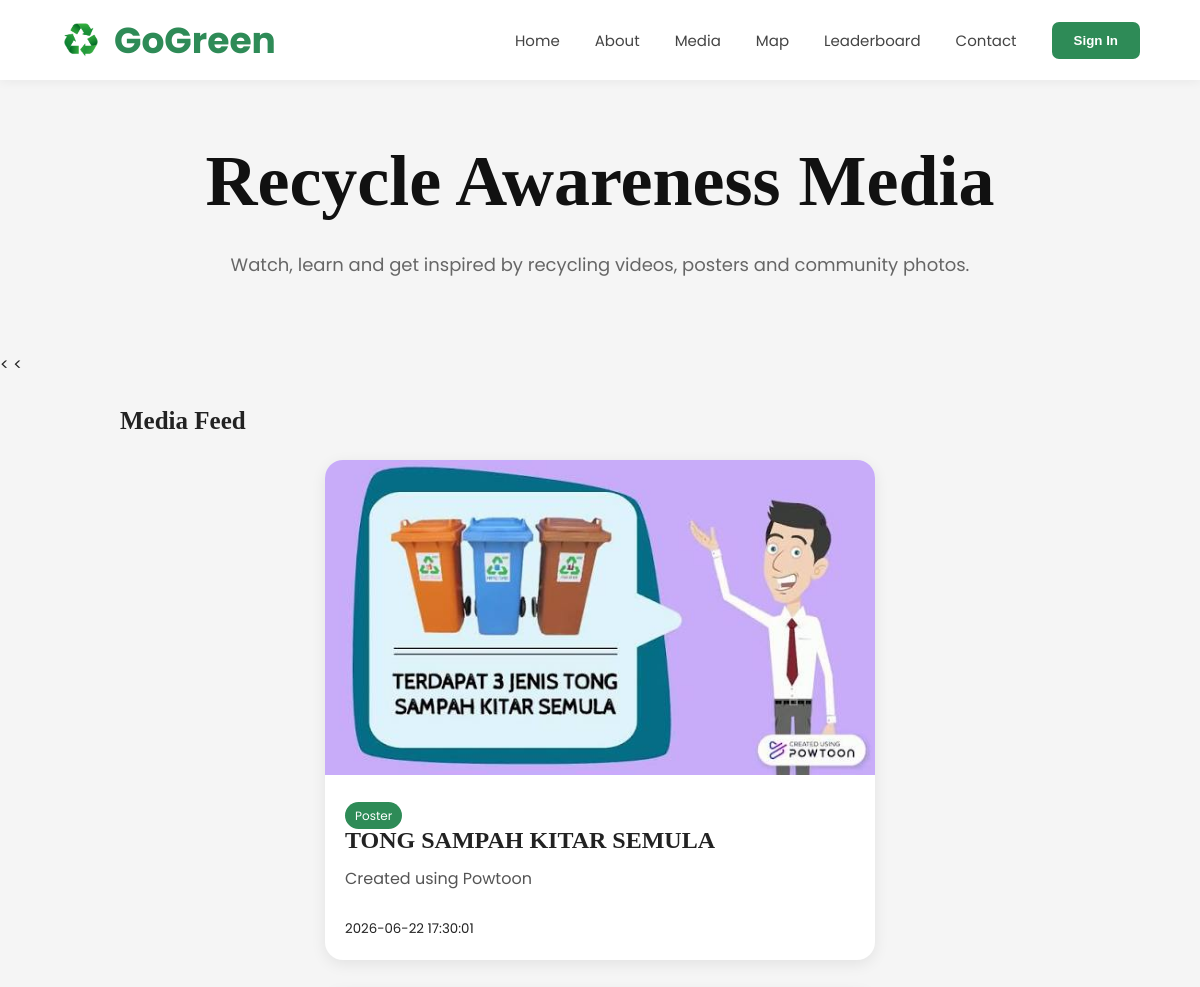
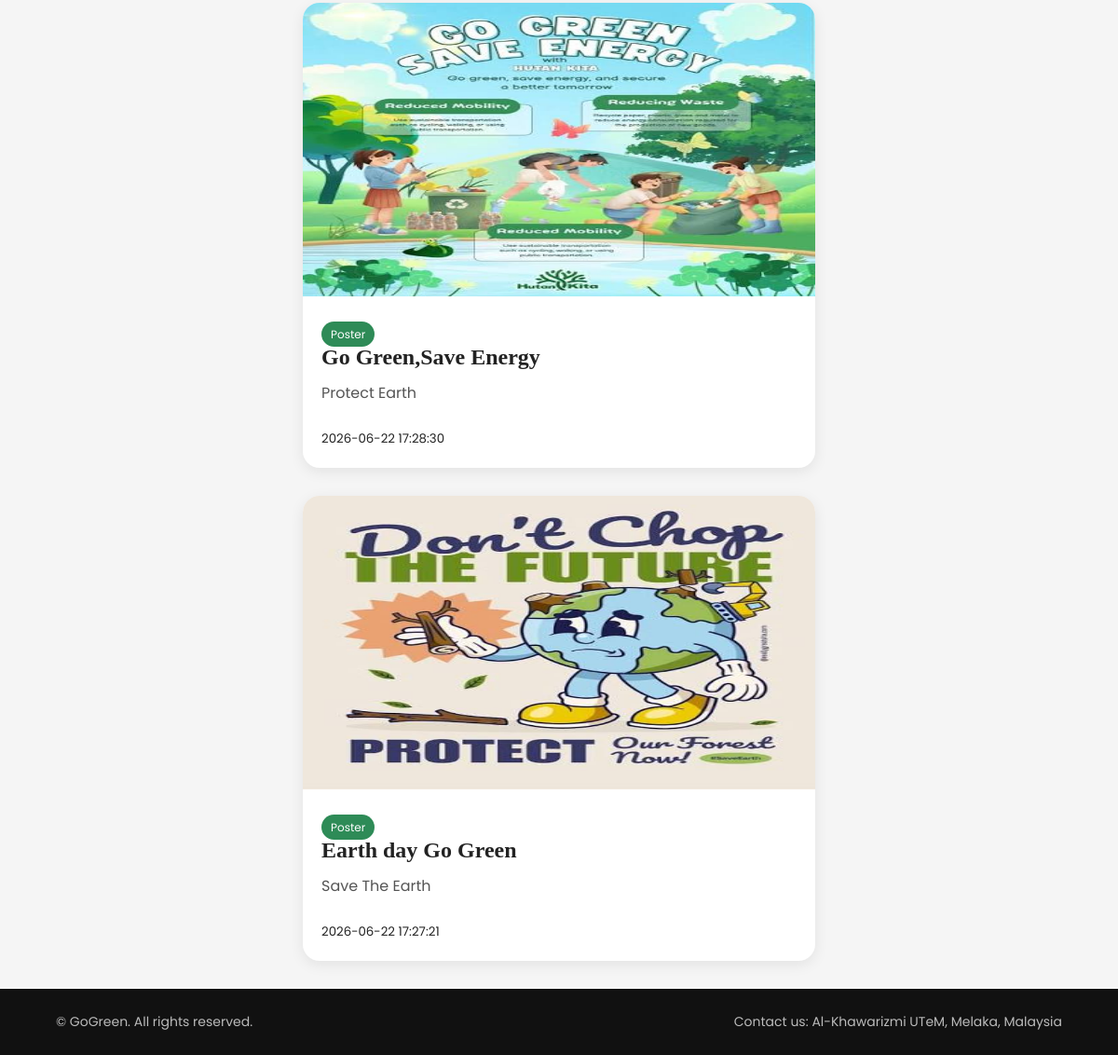
The page /Public/media.php on the database its author committed (2 pictures, top to bottom).
### tables this page shows
CREATE TABLE `media_posts` (
  `id` int(11) NOT NULL,
  `title` varchar(150) NOT NULL,
  `content` text DEFAULT NULL,
  `image` varchar(255) DEFAULT NULL,
  `created_by` int(11) DEFAULT NULL,
  `created_at` timestamp NOT NULL DEFAULT current_timestamp(),
  `media_type` enum('Poster','Video','Ad') DEFAULT 'Poster',
  `audience` enum('Everyone','Users','Workers') DEFAULT 'Everyone',
  `youtube_link` varchar(500) DEFAULT NULL
);

### Public/media.php (the view, shortened to what this page needs)
<?php
include "../config/database.php";
$result = mysqli_query(
    $conn,
    "SELECT *
    FROM media_posts
    WHERE audience IN ('Everyone','Users')
    ORDER BY created_at DESC"
);
?>
<!DOCTYPE html>
<html lang="en">
<head>
    <link rel="stylesheet" href="assets/css/media.css">
</head>
<body>
    <header>
        <div class="logo">
        <img src="image/recycle_imag.png" alt="GoGreen Logo">
            GoGreen
        </div>
        <nav id="navMenu">
            <a href="index.php">Home</a>
            <a href="about.php">About</a>
            <a href="media.php">Media</a>
            <a href="map.php">Map</a>
            <a href="leaderboard.php">Leaderboard</a>
            <a href="contactus.php">Contact</a>
            <button class="sign-btn" onclick="window.location.href='login.php'">
                Sign In
            </button>
        </nav>
    </header>
    <section class="hero">
        <div class="hero-content">
            <h1>
                Recycle Awareness Media <br>
            </h1>
            <p>
                Watch, learn and get inspired by recycling videos, posters and community photos.
            </p>
        </div>
    </section>
    <
    <<section class="story">
    <h2>Media Feed</h2>
    <div class="medium">
        <?php
        while($row = mysqli_fetch_assoc($result)){
        ?>
        <div class="medium-container">
            <?php if(!empty($row['youtube_link'])){ ?>
                <a
                href="<?php echo $row['youtube_link']; ?>"
                target="_blank">
                    <img
                    src="../uploads/<?php echo $row['image']; ?>"
                    alt="Media">
                </a>
            <?php } else { ?>
                <img
                src="../uploads/<?php echo $row['image']; ?>"
                alt="Media">
            <?php } ?>
            <div class="medium-info">
                <span
                style="
                background:#2e8b57;
                color:white;
                padding:5px 10px;
                border-radius:20px;
                font-size:12px;">
                    <?php echo $row['media_type']; ?>
                </span>
                <h3>
                    <?php echo $row['title']; ?>
                </h3>
                <p>
                    <?php echo $row['content']; ?>
                </p>
                <small>
                    <?php echo $row['created_at']; ?>
                </small>
            </div>
        </div>
        <?php
        }
        ?>
    </div>
</section>
    <footer>
        <p class="left-footer">
            © GoGreen. All rights reserved.
        </p>
        <p class="right-footer">
            Contact us: Al-Khawarizmi UTeM, Melaka, Malaysia
        </p>
    </footer>
</body>
</html>

### Public/assets/css/media.css (style rules this page uses)
* { margin:0; padding:0; box-sizing:border-box; }
body { font-family:"Poppins", sans-serif; background:#f5f5f5; color:#222; }
header { width:100%; height:80px; background:white; display:flex; justify-content:space-between; align-items:center; padding:0 60px; position:fixed; top:0; left:0; z-index:1000; box-shadow:0 2px 10px rgba(0,0,0,0.05); }
.logo { display:flex; align-items:center; gap:12px; font-size:36px; font-weight:700; color:#2e8b57; }
.logo img { width:42px; height:42px; object-fit:contain; }
nav { display:flex; align-items:center; gap:35px; }
nav a { text-decoration:none; color:#444; font-size:15px; transition:0.3s; }
.sign-btn { border:none; background:#2e8b57; color:white; padding:11px 22px; border-radius:7px; cursor:pointer; font-weight:600; transition:0.3s; }
.hero { padding-top:140px; text-align:center; padding-bottom:70px; }
.hero-content { max-width:850px; margin:auto; padding:0 20px; }
.hero-content h1 { font-size:72px; margin-bottom:25px; color:#111; font-family:Georgia, serif; }
.hero-content p { color:#666; line-height:1.9; font-size:18px; }
.story { width:85%; margin:auto; padding:30px; }
.medium { display: flex; justify-content: center; align-items: center; gap: 30px; flex-wrap: wrap; }
.medium-container { width: 550px; background: white; border-radius: 18px; overflow: hidden; box-shadow: 0 4px 15px rgba(0,0,0,0.08); transition: 0.3s; }
.medium-container img { width:100%; height: 315px; border: none; }
.medium-info { padding: 20px; }
.medium-info h3 { font-size: 24px; margin-bottom: 10px; font-family: Georgia, serif; }
.medium-info p { color: #666; line-height: 1.7; }
.story h2 { font-size:25px; margin-bottom:25px; font-family:Georgia, serif; }
.story p { color:#555; line-height:1.9; margin-bottom:20px; }
footer { background:#111; color:#bbb; display:flex; justify-content:space-between; align-items:center; padding:25px 60px; font-size:14px; flex-wrap:wrap; gap:10px; }
.left-footer { text-align:left; }
.right-footer { text-align:right; }

### rows shown on the page
media_posts: image (picture), media_type "Poster", title "TONG SAMPAH KITAR SEMULA", content "Created using Powtoon", created_at "2026-06-22 17:30:01"
media_posts: image (picture), media_type "Poster", title "Go Green,Save Energy", content "Protect Earth", created_at "2026-06-22 17:28:30"
media_posts: image (picture), media_type "Poster", title "Earth day Go Green", content "Save The Earth", created_at "2026-06-22 17:27:21"
